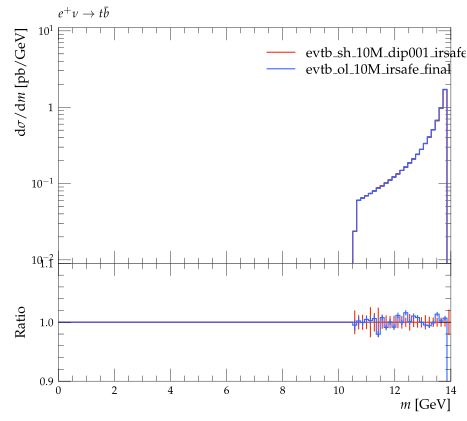

Generate this figure with Python:
#! /usr/bin/env python

# This Python script was auto-generated using YODA v2.0.0.
# Analysis object: /evtb/cutEg_tjb_m
# Timestamp: 16-04-2024 (14:02:27)

import matplotlib as mpl
import matplotlib.pyplot as plt
mpl.use('Agg') # comment out for interactive use
import os
import numpy as np

plotDir = os.path.split(os.path.realpath(__file__))[0]
if 'YODA_USER_PLOT_PATH' in globals():
    plot_outdir = globals()['YODA_USER_PLOT_PATH']
else:
    plot_outdir = plotDir

#plot style
plt.style.use(os.path.join(plotDir, '../default.mplstyle'))
# plot metadata
figW, figH = plt.rcParams['figure.figsize']
ax_xLabel = r'$m$ [GeV]'
ax_yLabel = r'$\mathrm{d}\sigma / \mathrm{d} m$ [pb/GeV]'
ax_title  = r'$e^+ \nu \to t \bar b$'
ax_xScale = 'linear'
ax_yScale = 'log'
xLims = (0.0, 14.0)
yLims = (0.009000000000000001, 11.0)

# TeX-friendly labels for the legend
labels = [ r"evtb\_sh\_10M\_dip001\_irsafe\_final", r"evtb\_ol\_10M\_irsafe\_final" ]

# Create figure and axis objects
fig, (ax, ratio0_ax) = plt.subplots(2, 1, sharex=True,
                  figsize=(figW,figH), gridspec_kw={'height_ratios': (2, 1)})
ratio0_ax.yaxis.set_major_locator(mpl.ticker.MultipleLocator(0.1))
ratio0_ax.set_ylim(0.9, 1.1)
ratio0_ax.set_ylabel('Ratio')

# LineColor map: curve index -> color
linecolors = {0: '#EE3311', 1: '#3366FF'}
# the numerical data is stored in a separate file
dataf = dict()
prefix = os.path.split(__file__)[0]
if prefix:    prefix = prefix + '/'
exec(open(prefix+'cutEg_tjb_m__data.py').read(), dataf)


legend_handles = [] # keep track of handles for the legend

# style options for curves
# starts at zorder>=5 to draw curve on top of legend
styles = {
  'curve0': {
    'color' : linecolors[0],
    'linestyle' : '-',
    'marker' : 'o',
    'zorder' : 5,
    'histstyle' : True,
  },
  'curve1': {
    'color' : linecolors[1],
    'linestyle' : '-',
    'marker' : 'o',
    'zorder' : 6,
    'histstyle' : True,
  },
}
# curve from input yoda files in main panel
for label in dataf['yvals'].keys():
    if all(np.isnan(v) for v in dataf['yvals'][label]):
        continue
    tmp = None
    if styles[label]['histstyle']: # draw as histogram
        tmp, = ax.plot(dataf['xedges'], dataf['yedges'][label],
                       color=styles[label]['color'],
                       linestyle=styles[label]['linestyle'],
                       drawstyle='steps-pre', solid_joinstyle='miter',
                       zorder=styles[label]['zorder'], label=label)
        ax.errorbar(dataf['xpoints'], dataf['yvals'][label], color=styles[label]['color'],
                    xerr=dataf['xerrs'], yerr=[dataf['ydowns'][label], dataf['yups'][label]],
                    linestyle='none', zorder=styles[label]['zorder'])
    else: # draw as scatter
        tmp = ax.errorbar(dataf['xpoints'], dataf['yvals'][label],
                          xerr=dataf['xerrs'],
                          yerr=[ dataf['ydowns'][label],
                          dataf['yups'][label] ],
                          fmt=styles[label]['marker'],
                          ecolor=styles[label]['color'],
                          color=styles[label]['color'], zorder=2)
        tmp[-1][0].set_linestyle(styles[label]['linestyle'])
    legend_handles += [tmp]
    for varLabel in dataf['variation_yvals'].keys():
        if varLabel.startswith(label):
            tmp, = ax.plot(dataf['xedges'], dataf['variation_yvals'][varLabel],
                           color=styles[label]['color'],
                           linestyle=styles[label]['linestyle'],
                           drawstyle='steps-pre', solid_joinstyle='miter',
                           zorder=styles[label]['zorder'], alpha=0.5)


# plots on ratio panel
# curve from input yoda files in ratio panel
for label, yvals in dataf['ratio0_yvals'].items():
    if all(np.isnan(v) for v in yvals):
        continue
    if styles[label]['histstyle']: # plot as histogram
        ratio0_ax.plot(dataf['xedges'], yvals,
                       color=styles[label]['color'],
                       linestyle=styles[label]['linestyle'],
                       drawstyle='steps-pre', zorder=1,
                       solid_joinstyle='miter')
        ratio0_ax.vlines(dataf['xpoints'],
                         dataf['ratio0_ymin'][label],
                         dataf['ratio0_ymax'][label],
                         color=styles[label]['color'], zorder=1)
    else: # plot as scatter
        tmp = ratio0_ax.errorbar(dataf['xpoints'],
                                 yvals, xerr=dataf['xerrs'],
                                 yerr=dataf['ratio0_yerrs'][label],
                                 fmt=styles[label]['marker'],
                                 ecolor=styles[label]['color'],
                                 color=styles[label]['color'])
        tmp[-1][0].set_linestyle(styles[label]['linestyle'])

    for varlabel in dataf['ratio0_variation_vals'].keys():
        if varlabel.startswith(label):
            ratio0_ax.plot(dataf['xedges'],
                            dataf['ratio0_variation_vals'][varlabel],
                            color=styles[label]['color'],
                            linestyle=styles[label]['linestyle'],
                            drawstyle='steps-pre', solid_joinstyle='miter',
                            zorder=1, alpha=0.5)

legend_pos = (0.5, 0.97)
ax.legend(legend_handles, labels, loc='upper left', bbox_to_anchor=legend_pos)

# set plot metadata as defined above
ratio0_ax.set_xlabel(ax_xLabel)
ratio0_ax.xaxis.set_label_coords(1., -.15)
ax.set_ylabel(ax_yLabel, loc='top')
ax.set_title(ax_title, loc='left')
ax.set_xscale(ax_xScale)
ax.set_yscale(ax_yScale)
ax.set_xlim(xLims)
ax.set_ylim(yLims)

# tick formatting
plt.rcParams['xtick.top'] = True
plt.rcParams['ytick.right'] = True
ax.yaxis.set_major_locator(mpl.ticker.LogLocator(base=10.0, numticks=np.inf))
ax.yaxis.set_minor_locator(mpl.ticker.LogLocator(
                           base=10.0, subs=np.arange(0.1, 1, 0.1), numticks=np.inf))
fig.align_ylabels((ax, ratio0_ax))
plt.savefig(os.path.join(plot_outdir, 'cutEg_tjb_m.pdf'), format='PDF')
plt.savefig(os.path.join(plot_outdir, 'cutEg_tjb_m.png'), format='PNG')

plt.close(fig)
